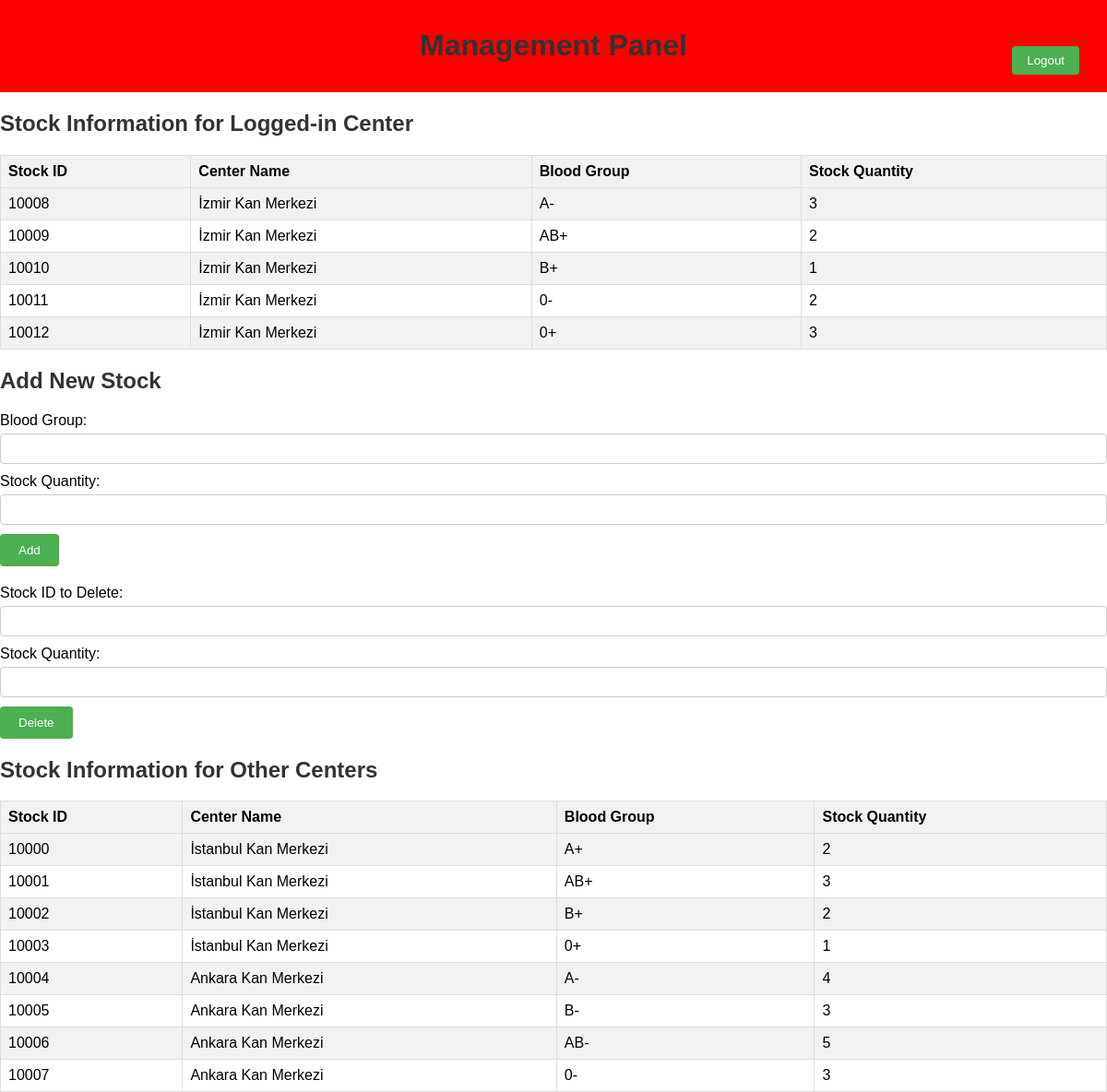
Screenshot of /welcome.php (signed in) with the database file from the repository.
### tables this page shows
CREATE TABLE Stock (
  center_ID int NOT NULL,
  center_name varchar(30) NOT NULL,
  stock_ID int NOT NULL,
  stockBl_group varchar(10),
  stockBl_qnty float,
   CONSTRAINT stock_ID_pk PRIMARY KEY (stock_ID), 
  FOREIGN KEY (center_ID) REFERENCES Center (center_ID)


 

);

### welcome.php (the view, shortened to what this page needs)
<?php
$host = 'localhost';
$dbname = 'bloodbank';
$username = 'root';
$password = '';
try {
    $pdo = new PDO("mysql:host=$host;dbname=$dbname", $username, $password);
    $pdo->setAttribute(PDO::ATTR_ERRMODE, PDO::ERRMODE_EXCEPTION);
    if (isset($_SESSION['center_id'])) {
        $center_id = $_SESSION['center_id'];
        $query_user = "SELECT stock_id, center_name, stockBl_group, stockBl_qnty FROM Stock WHERE center_ID = :center_id";
        $statement_user = $pdo->prepare($query_user);
        $statement_user->bindParam(':center_id', $center_id);
        $statement_user->execute();
        $user_stocks = $statement_user->fetchAll(PDO::FETCH_ASSOC);
        $query_others = "SELECT stock_id, center_name, stockBl_group, stockBl_qnty FROM Stock WHERE center_ID != :center_id";
        $statement_others = $pdo->prepare($query_others);
        $statement_others->bindParam(':center_id', $center_id);
        $statement_others->execute();
        $other_stocks = $statement_others->fetchAll(PDO::FETCH_ASSOC);
    }
} catch(PDOException $e) {
    die("Database connection error: " . $e->getMessage());
}
?>
<!DOCTYPE html>
<html lang="en">
<head>
</head>
<body>
<header>
    <h1>Management Panel</h1>
    <button id="logout-btn">Logout</button>
</header>
<?php if (isset($_SESSION['center_id'])): ?>
    <h2>Stock Information for Logged-in Center</h2>
    <table>
        <tr>
            <th>Stock ID</th>
            <th>Center Name</th>
            <th>Blood Group</th>
            <th>Stock Quantity</th>
        </tr>
        <?php foreach($user_stocks as $stock): ?>
        <tr>
            <td><?php echo $stock['stock_id']; ?></td>
            <td><?php echo $stock['center_name']; ?></td>
            <td><?php echo $stock['stockBl_group']; ?></td>
            <td><?php echo $stock['stockBl_qnty']; ?></td>
        </tr>
        <?php endforeach; ?>
    </table>
    <h2>Add New Stock</h2>
    <form action="add_stock.php" method="POST">
        <label for="stockBl_group">Blood Group:</label>
        <input type="text" id="stockBl_group" name="stockBl_group" required><br>
        <label for="stockBl_qnty">Stock Quantity:</label>
        <input type="number" id="stockBl_qnty" name="stockBl_qnty" required><br>
        <button type="submit">Add</button>
    </form>
    <form action="delete_stock.php" method="POST">
    <label for="delete_stock_id">Stock ID to Delete:</label>
    <input type="number" id="delete_stock_id" name="delete_stock_id" required><br>
    <label for="stock_quantity">Stock Quantity:</label>
    <input type="number" id="stock_quantity" name="stock_quantity"><br>
    <button type="submit">Delete</button>
</form>
<?php endif; ?>
<div>
    <?php if (!empty($other_stocks)): ?>
        <h2>Stock Information for Other Centers</h2>
        <table class="other-stocks">
            <tr>
                <th>Stock ID</th>
                <th>Center Name</th>
                <th>Blood Group</th>
                <th>Stock Quantity</th>
            </tr>
            <?php foreach($other_stocks as $stock): ?>
                <tr>
                    <td><?php echo $stock['stock_id']; ?></td>
                    <td><?php echo $stock['center_name']; ?></td>
                    <td><?php echo $stock['stockBl_group']; ?></td>
                    <td><?php echo $stock['stockBl_qnty']; ?></td>
                </tr>
            <?php endforeach; ?>
        </table>
    <?php endif; ?>
</div>
</body>
</html>

### welcome.php (style rules this page uses)
body { font-family: Arial, sans-serif; margin: 0; padding: 0; }
h1, h2 { color: #333; }
header { background-color: #ff0000; padding: 10px; color: white; text-align: center; }
#logout-btn { background-color: #4CAF50; color: white; padding: 8px 16px; border: none; border-radius: 4px; cursor: pointer; float: right; margin-top: -40px; margin-right: 20px; }
table { border-collapse: collapse; width: 100%; }
th, td { border: 1px solid #ddd; padding: 8px; text-align: left; }
th { background-color: #f2f2f2; }
tr:nth-child(even) { background-color: #f2f2f2; }
form { margin-bottom: 20px; }
label { display: block; margin-bottom: 5px; }
input[type="text"], input[type="number"] { width: 100%; padding: 8px; margin-bottom: 10px; border: 1px solid #ccc; border-radius: 4px; box-sizing: border-box; }
button { background-color: #4CAF50; color: white; padding: 10px 20px; border: none; border-radius: 4px; cursor: pointer; }

### rows the page displays
stock: stock_ID "10008", center_name "İzmir Kan Merkezi", stockBl_group "A-", stockBl_qnty "3"
stock: stock_ID "10009", center_name "İzmir Kan Merkezi", stockBl_group "AB+", stockBl_qnty "2"
stock: stock_ID "10010", center_name "İzmir Kan Merkezi", stockBl_group "B+", stockBl_qnty "1"
stock: stock_ID "10011", center_name "İzmir Kan Merkezi", stockBl_group "0-", stockBl_qnty "2"
stock: stock_ID "10012", center_name "İzmir Kan Merkezi", stockBl_group "0+", stockBl_qnty "3"
stock: stock_ID "10000", center_name "İstanbul Kan Merkezi", stockBl_group "A+", stockBl_qnty "2"
stock: stock_ID "10001", center_name "İstanbul Kan Merkezi", stockBl_group "AB+", stockBl_qnty "3"
stock: stock_ID "10002", center_name "İstanbul Kan Merkezi", stockBl_group "B+", stockBl_qnty "2"
stock: stock_ID "10003", center_name "İstanbul Kan Merkezi", stockBl_group "0+", stockBl_qnty "1"
stock: stock_ID "10004", center_name "Ankara Kan Merkezi", stockBl_group "A-", stockBl_qnty "4"
stock: stock_ID "10005", center_name "Ankara Kan Merkezi", stockBl_group "B-", stockBl_qnty "3"
stock: stock_ID "10006", center_name "Ankara Kan Merkezi", stockBl_group "AB-", stockBl_qnty "5"
stock: stock_ID "10007", center_name "Ankara Kan Merkezi", stockBl_group "0-", stockBl_qnty "3"
